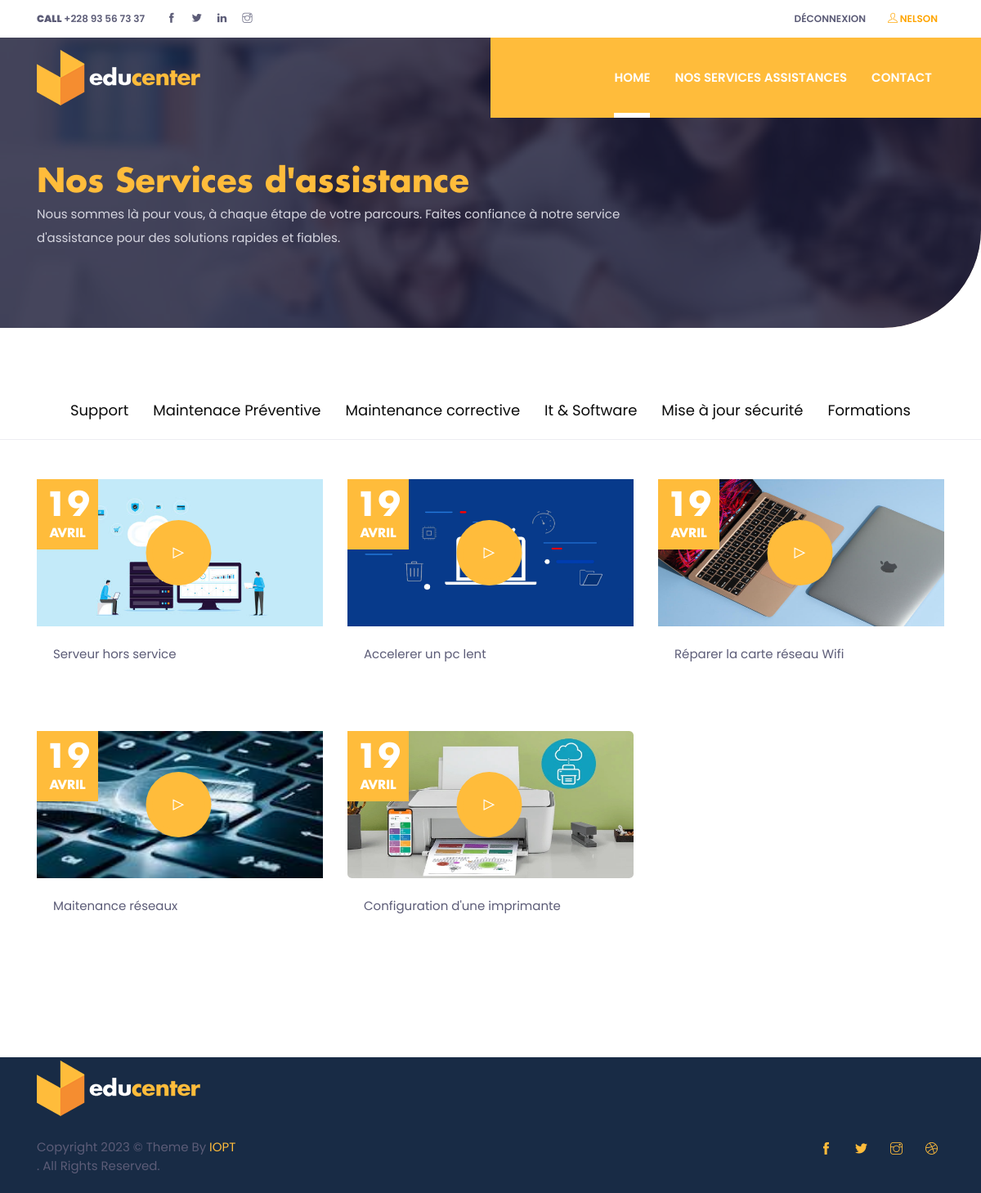
/list-help (signed in), run on the app's committed database.
### help/models.py (models this page shows, shortened)
class Helping(models.Model):
    nom_helping = models.CharField(max_length=200)
    desc_helping = models.TextField()
    image = models.ImageField()
    created_at = models.DateTimeField(auto_now_add=True)
    updated_at = models.DateTimeField(auto_now_add=True)

class Files(models.Model):
    helping = models.ForeignKey(Helping, related_name="files", on_delete=models.CASCADE, null=True, blank=True)
    file = models.FileField()
    description = models.TextField()
    created_at = models.DateTimeField(auto_now_add=True)
    updated_at = models.DateTimeField(auto_now_add=True)

### help/views.py (the view)
# urls.py: path("list-help", HelpListView.as_view(), name="list-help"),
class HelpListView(LoginRequiredMixin, ListView):
    model = Helping
    template_name = "help.html"
    paginate_by = 20  # if pagination is desired
    def get_queryset(self):
        return Helping.objects.order_by('-created_at')
    def get_context_data(self, **kwargs):
        context = super().get_context_data(**kwargs)
        context['now'] = timezone.now()
        return context

### help/templates/help.html (shortened to what this page needs)
{% extends "help/basehelp-login.html" %}
{% load static %}
{% block content %}
    <section class="page-title-section overlay" data-background="{% static 'images/backgrounds/page-title.jpg' %}">
        <div class="container">
            <div class="row">
                <div class="col-md-8">
                    <ul class="list-inline custom-breadcrumb">
                        <li class="list-inline-item"><a class="h2 text-primary font-secondary" href="courses.html">Nos
                            Services d'assistance</a></li>
                    </ul>
                    <p class="text-lighten">Nous sommes là pour vous, à chaque étape de votre parcours. Faites confiance
                        à notre service d'assistance pour des solutions rapides et fiables.</p>
                </div>
            </div>
        </div>
    </section>
    <section class="section">
    <div class="row mb-5">
        <div class="container">
            <div class="col-xl-12">
                    <div class="course_nav">
                        <nav style="font-size: 18px;">
                            <ul class="nav justify-content-center" id="myTab" role="tablist">
                                <li class="nav-item">
                                    <a  href="{% url 'support' %}" role="tab"
                                        aria-controls="home" aria-selected="true" style="color: #0b0b0b">Support</a>
                                </li>
                                <li class="nav-item">
                                    <a  href="{% url 'maintenance' %}" role="tab"
                                        aria-controls="home" aria-selected="true" style="color: #0b0b0b">Maintenace Préventive</a>
                                </li>
                                <li class="nav-item">
                                    <a  href="{% url 'maint_corrective' %}" role="tab"
                                        aria-controls="home" aria-selected="true" style="color: #0b0b0b">Maintenance corrective</a>
                                </li>
                                <li class="nav-item">
                                    <a  href="{% url 'itsoftware' %}" role="tab"
                                        aria-controls="home" aria-selected="true" style="color: #0b0b0b">It & Software</a>
                                </li>
                                <li class="nav-item">
                                    <a  href="{% url 'mjs' %}" role="tab"
                                        aria-controls="home" aria-selected="true" style="color: #0b0b0b">Mise à jour sécurité</a>
                                </li>
                                <li class="nav-item">
                                    <a  href="{% url 'formations' %}" role="tab"
                                        aria-controls="home" aria-selected="true" style="color: #0b0b0b">Formations</a>
                                </li>
                            </ul>
                        </nav>
                    </div>
                </div>
            </div>
                <div class="col-12 mt-4 order-4">
                    <div class="border-bottom border-primary"></div>
                </div>
        </div>
        <div class="container">
            <div class="row">
                {% for helping in object_list %}
                    <div class="col-lg-4 col-sm-6 mb-5">
                        <div class="card border-0 rounded-0 hover-shadow">
                            <div class="card-img position-relative">
                                <div class="card-date">
                                    <span>{{ helping.created_at|date:"d" }}</span><br>
                                    {{ helping.created_at|date:"F" }}
                                </div>
                                {% for data in helping.files.all %}
                                    <div class="col-lg-6 col-sm-4 success-video">
                                        <a class="play-btn" href="{% url 'detail-help' helping.id %}"
                                           data-vbtype="video">
                                            <i class="ti-control-play"></i>
                                        </a>
                                    </div>
                                {% endfor %}
                            </div>
                            <div class="card-body">
                                <a href="event-single.html">
                                    <p class="card-title">{{ helping.nom_helping|truncatewords:6 }}</p>
                                </a>
                            </div>
                        </div>
                    </div>
                {% endfor %}
            </div>
        </div>
    </section>
{% endblock %}

### help/templates/__navhelp-login.html (shortened to what this page needs)
{% load static %}
<header class="fixed-top header">
    <div class="top-header py-2 bg-white">
      <div class="container">
        <div class="row no-gutters">
          <div class="col-lg-4 text-center text-lg-left">
            <a class="text-color mr-3" href="callto:+443003030266"><strong>CALL</strong> +228 93 56 73 37</a>
            <ul class="list-inline d-inline">
              <li class="list-inline-item mx-0"><a class="d-inline-block p-2 text-color" href="#"><i class="ti-facebook"></i></a></li>
              <li class="list-inline-item mx-0"><a class="d-inline-block p-2 text-color" href="#"><i class="ti-twitter-alt"></i></a></li>
              <li class="list-inline-item mx-0"><a class="d-inline-block p-2 text-color" href="#"><i class="ti-linkedin"></i></a></li>
              <li class="list-inline-item mx-0"><a class="d-inline-block p-2 text-color" href="#"><i class="ti-instagram"></i></a></li>
            </ul>
          </div>
          <div class="col-lg-8 text-center text-lg-right">
            <ul class="list-inline">
              <li class="list-inline-item"><a class="text-uppercase text-color p-sm-2 py-2 px-0 d-inline-block" href="{% url 'logout' %}">Déconnexion</a></li>
              {% if user.is_authenticated %}
              <li class="list-inline-item"><a class="text-uppercase text-color p-sm-2 py-2 px-0 d-inline-block"><i class="ti-user" style="color: orange"></i><span style="color: orange"> {{ user.username }}</span></a></li>
              {% endif %}
            </ul>
          </div>
        </div>
      </div>
    </div>
    <div class="navigation w-100">
      <div class="container">
        <nav class="navbar navbar-expand-lg navbar-light p-0">
          <a class="navbar-brand" href="{% url 'help-home' %}"><img src="{% static 'images/logo.png' %}" alt="logo"></a>
          <div class="collapse navbar-collapse" id="navigation">
            <ul class="navbar-nav ml-auto text-center">
              <li class="nav-item active">
                <a class="nav-link" href="{% url 'help-home' %}">Home</a>
              </li>
              <li class="nav-item @@about">
                <a class="nav-link" href="{% url 'list-help' %}">Nos Services Assistances</a>
              </li>
              <li class="nav-item @@blog">
                <a class="nav-link" href="{% url 'contact' %}">Contact</a>
              </li>
            </ul>
          </div>
        </nav>
      </div>
    </div>
  </header>

### mooc/static/css/style.css (style rules this page uses)
body { line-height: 1.2; font-family: "Poppins", sans-serif; -webkit-font-smoothing: antialiased; font-size: 15px; color: #5c5c77; }
p, .paragraph { font-weight: 400; color: #5c5c77; font-size: 15px; line-height: 1.9; font-family: "Poppins", sans-serif; }
h2, .h2 { font-size: 40px; }
body { background-color: #fff; overflow-x: hidden; }
ol, ul { list-style-type: none; margin: 0px; }
img { vertical-align: middle; border: 0; }
a { color: #ffbc3b; }
a, a:hover, a:focus { text-decoration: none; }
a, button, select { cursor: pointer; transition: .2s ease; }
.section { padding-top: 90px; padding-bottom: 90px; }
.border-primary { border-color: #ededf1 !important; }
.overlay { position: relative; }
.overlay::before { position: absolute; content: ''; height: 100%; width: 100%; top: 0; left: 0; background: #1a1a37; opacity: .8; }
.text-primary { color: #ffbc3b !important; }
.text-color { color: #5c5c77; }
.text-lighten { color: #d6d6e0 !important; }
.font-secondary { font-family: "futura-bold"; }
.page-title-section { padding: 200px 0 80px; }
.top-header { font-size: 12px; transition: -webkit-transform .2s ease; transition: transform .2s ease; transition: transform .2s ease, -webkit-transform .2s ease; -webkit-transform-origin: top; transform-origin: top; font-weight: 600; }
.navigation { background-image: linear-gradient(to right, transparent 50%, #ffbc3b 50%); transition: .2s ease; }
.navbar-nav { padding-left: 50px; background: #ffbc3b; }
.nav-item { margin: 0 15px; position: relative; }
.nav-item .nav-link { text-transform: uppercase; font-weight: 600; }
.nav-item::before { position: absolute; left: 0; bottom: 0; height: 6px; width: 100%; content: ""; background: #fff; -webkit-transform: scaleY(0); transform: scaleY(0); -webkit-transform-origin: top; transform-origin: top; transition: -webkit-transform .3s ease; transition: transform .3s ease; transition: transform .3s ease, -webkit-transform .3s ease; }
.nav-item:hover::before, .nav-item.active::before { -webkit-transform: scaleY(1); transform: scaleY(1); -webkit-transform-origin: bottom; transform-origin: bottom; }
.navbar-light .navbar-nav .nav-link { color: #fff; }
.navbar-light .navbar-nav .active > .nav-link, .navbar-light .navbar-nav .nav-link.active, .navbar-light .navbar-nav .nav-link.show, .navbar-light .navbar-nav .show > .nav-link { color: #fff; }
.navbar-expand-lg .navbar-nav .nav-link { padding: 40px 0px; }
.hover-shadow { transition: .3s ease; }
.success-video { min-height: 300px; }
.success-video .play-btn { position: absolute; top: 50%; left: 0; -webkit-transform: translateY(-50%); transform: translateY(-50%); }
.play-btn { display: inline-block; height: 80px; width: 80px; border-radius: 50%; background: #ffbc3b; color: #fff; font-size: 20px; text-align: center; }
.play-btn i { line-height: 80px; }
.play-btn::before { position: absolute; content: ""; height: 0; width: 0; -webkit-transform: translate(-50%, -50%); transform: translate(-50%, -50%); background: #fff; border-radius: 50%; top: 50%; left: 50%; z-index: -2; transition: .3s ease; transition-delay: .2s; }
.play-btn::after { position: absolute; content: ""; height: 80%; width: 80%; -webkit-transform: translate(-50%, -50%); transform: translate(-50%, -50%); background: #ffbc3b; border-radius: 50%; top: 50%; left: 50%; z-index: -1; transition: .3s ease; }
.card-date { position: absolute; background: #ffbc3b; font-family: "futura-bold"; text-align: center; padding: 10px; color: #fff; top: 0; left: 0; text-transform: uppercase; }
.card-date span { font-size: 40px; }

### help/templates/help.html (style rules this page uses)
.page-title-section.overlay { border-bottom-right-radius: 10% 30%; overflow: hidden; }
.page-title-section.overlay::before { border-bottom-right-radius: 10% 30%; overflow: hidden; }
.success-video { position: absolute; top: 50%; left: 63%; transform: translate(-50%, -50%); }

### data on the page
Helping: created_at "19", created_at "AVRIL", nom_helping "Serveur hors service"
Helping: created_at "19", created_at "AVRIL", nom_helping "Accelerer un pc lent"
Helping: created_at "19", created_at "AVRIL", nom_helping "Réparer la carte réseau Wifi"
Helping: created_at "19", created_at "AVRIL", nom_helping "Maitenance réseaux"
Helping: created_at "19", created_at "AVRIL", nom_helping "Configuration d'une imprimante"

### other printed values
{{ user.username }} "NELSON"
